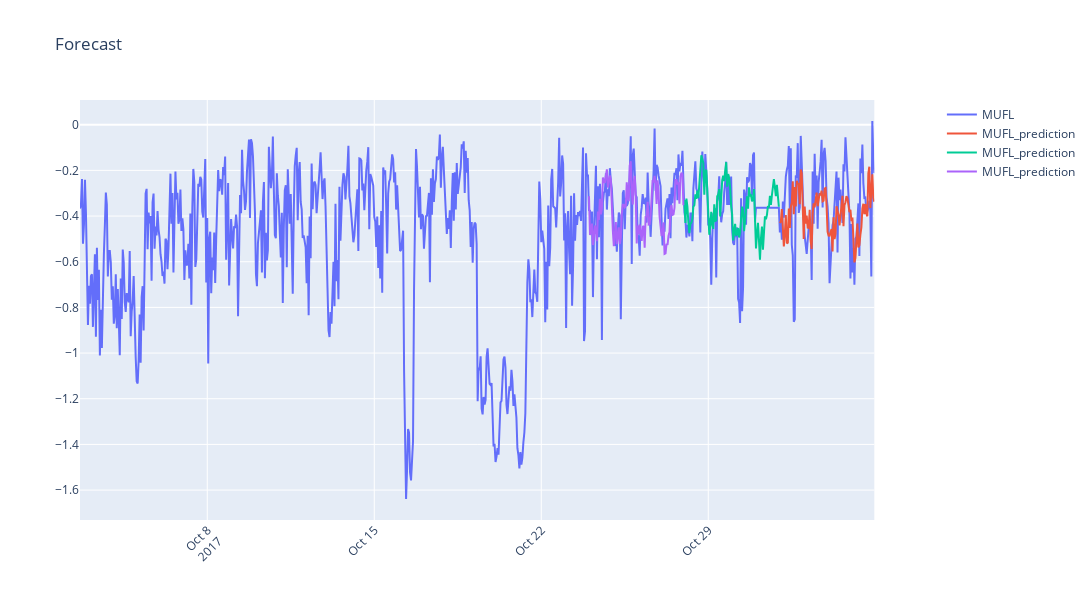

Notebook source saved alongside this figure:
### Code cell
plot_ts_forecasting(
    test_data,
    forecasts_,
    forecast_columns=["MUFL"],
    timestamp_column=timestamp_column,
    periodicity="1h",
    prediction_length=model.config.prediction_length,
    context_length=context_length,
    plot_start=0,
    plot_end=context_length + model.config.prediction_length * 3,
    num_predictions=3,
    plot_stride=model.config.prediction_length,
    title="Forecast",
    fig_size=(1100, 600),
    plot_type="plotly",
    return_image=False,
)
